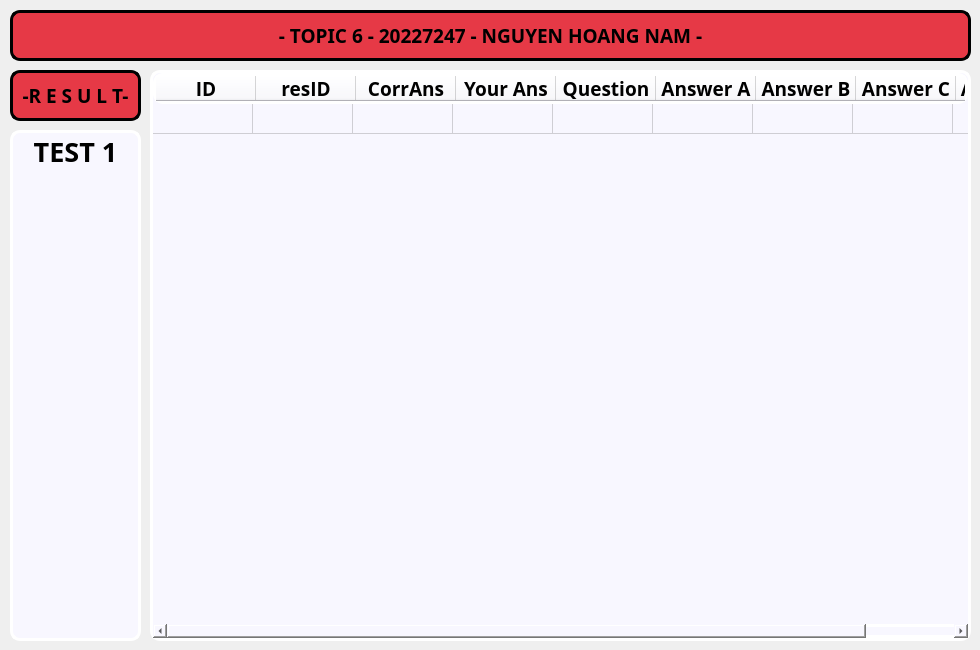
    <widget class="QWidget" name="resultTab">
     <attribute name="title">
      <string>- R E S U L T -</string>
     </attribute>
     <widget class="QListWidget" name="listExamWidget">
      <property name="geometry">
       <rect>
        <x>10</x>
        <y>130</y>
        <width>131</width>
        <height>511</height>
       </rect>
      </property>
      <property name="font">
       <font>
        <family>Open Sans Condensed ExtraBold</family>
        <pointsize>20</pointsize>
        <bold>true</bold>
       </font>
      </property>
      <property name="styleSheet">
       <string notr="true">background-color: rgb(248, 247, 255);
border: 3px solid rgb(255, 255, 255);
border-radius: 10px



</string>
      </property>
      <property name="editTriggers">
       <set>QAbstractItemView::DoubleClicked|QAbstractItemView::SelectedClicked</set>
      </property>
      <property name="itemAlignment">
       <set>Qt::AlignCenter|Qt::AlignHCenter|Qt::AlignJustify|Qt::AlignVCenter</set>
      </property>
      <property name="sortingEnabled">
       <bool>false</bool>
      </property>
      <item>
       <property name="text">
        <string>TEST 1</string>
       </property>
       <property name="textAlignment">
        <set>AlignCenter</set>
       </property>
      </item>
     </widget>
     <widget class="QLabel" name="welcomelabel_3">
      <property name="geometry">
       <rect>
        <x>10</x>
        <y>10</y>
        <width>961</width>
        <height>51</height>
       </rect>
      </property>
      <property name="font">
       <font>
        <family>Open Sans Condensed ExtraBold</family>
        <pointsize>14</pointsize>
        <bold>true</bold>
       </font>
      </property>
      <property name="styleSheet">
       <string notr="true">background-color: rgb(230, 57, 70);
border: 3px solid rgb(0, 0, 0);
border-radius: 10px;</string>
      </property>
      <property name="text">
       <string>- TOPIC 6 - 20227247 - NGUYEN HOANG NAM -</string>
      </property>
      <property name="alignment">
       <set>Qt::AlignCenter</set>
      </property>
     </widget>
     <widget class="QTableWidget" name="resultTableWidget">
      <property name="geometry">
       <rect>
        <x>150</x>
        <y>70</y>
        <width>821</width>
        <height>571</height>
       </rect>
      </property>
      <property name="font">
       <font>
        <family>Open Sans</family>
        <pointsize>10</pointsize>
       </font>
      </property>
      <property name="styleSheet">
       <string notr="true">background-color: rgb(248, 247, 255);
border: 3px solid rgb(255, 255, 255);
border-radius: 10px



</string>
      </property>
      <property name="editTriggers">
       <set>QAbstractItemView::AnyKeyPressed|QAbstractItemView::SelectedClicked</set>
      </property>
      <attribute name="verticalHeaderVisible">
       <bool>false</bool>
      </attribute>
      <row>
       <property name="text">
        <string>none</string>
       </property>
       <property name="font">
        <font>
         <family>Open Sans</family>
         <pointsize>13</pointsize>
        </font>
       </property>
      </row>
      <column>
       <property name="text">
        <string>ID</string>
       </property>
       <property name="font">
        <font>
         <family>Open Sans Condensed ExtraBold</family>
         <pointsize>14</pointsize>
         <bold>true</bold>
        </font>
       </property>
      </column>
      <column>
       <property name="text">
        <string>resID</string>
       </property>
       <property name="font">
        <font>
         <family>Open Sans Condensed ExtraBold</family>
         <pointsize>14</pointsize>
         <bold>true</bold>
        </font>
       </property>
      </column>
      <column>
       <property name="text">
        <string>CorrAns</string>
       </property>
       <property name="font">
        <font>
         <family>Open Sans Condensed ExtraBold</family>
         <pointsize>14</pointsize>
         <bold>true</bold>
        </font>
       </property>
      </column>
      <column>
       <property name="text">
        <string>Your Ans</string>
       </property>
       <property name="font">
        <font>
         <family>Open Sans Condensed ExtraBold</family>
         <pointsize>14</pointsize>
         <bold>true</bold>
        </font>
       </property>
      </column>
      <column>
       <property name="text">
        <string>Question</string>
       </property>
       <property name="font">
        <font>
         <family>Open Sans Condensed ExtraBold</family>
         <pointsize>14</pointsize>
         <bold>true</bold>
        </font>
       </property>
      </column>
      <column>
       <property name="text">
        <string>Answer A</string>
       </property>
       <property name="font">
        <font>
         <family>Open Sans Condensed ExtraBold</family>
         <pointsize>14</pointsize>
         <bold>true</bold>
        </font>
       </property>
      </column>
      <column>
       <property name="text">
        <string>Answer B</string>
       </property>
       <property name="font">
        <font>
         <family>Open Sans Condensed ExtraBold</family>
         <pointsize>14</pointsize>
         <bold>true</bold>
        </font>
       </property>
      </column>
      <column>
       <property name="text">
        <string>Answer C</string>
       </property>
       <property name="font">
        <font>
         <family>Open Sans Condensed ExtraBold</family>
         <pointsize>14</pointsize>
         <bold>true</bold>
        </font>
       </property>
      </column>
      <column>
       <property name="text">
        <string>Answer D</string>
       </property>
       <property name="font">
        <font>
         <family>Open Sans Condensed ExtraBold</family>
         <pointsize>14</pointsize>
         <bold>true</bold>
        </font>
       </property>
      </column>
     </widget>
     <widget class="QLabel" name="welcomelabel_4">
      <property name="geometry">
       <rect>
        <x>10</x>
        <y>70</y>
        <width>131</width>
        <height>51</height>
       </rect>
      </property>
      <property name="font">
       <font>
        <family>Open Sans Condensed ExtraBold</family>
        <pointsize>14</pointsize>
        <bold>true</bold>
       </font>
      </property>
      <property name="styleSheet">
       <string notr="true">background-color: rgb(230, 57, 70);
border: 3px solid rgb(0, 0, 0);
border-radius: 10px;</string>
      </property>
      <property name="text">
       <string>-R E S U L T-</string>
      </property>
      <property name="alignment">
       <set>Qt::AlignCenter</set>
      </property>
     </widget>
    </widget>
